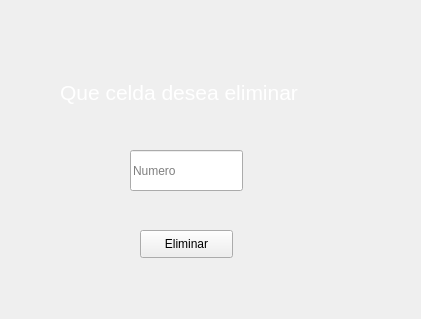
<?xml version="1.0" encoding="UTF-8"?>
<ui version="4.0">
 <class>Eliminar</class>
 <widget class="QWidget" name="Eliminar">
  <property name="geometry">
   <rect>
    <x>0</x>
    <y>0</y>
    <width>421</width>
    <height>319</height>
   </rect>
  </property>
  <property name="windowTitle">
   <string>Form</string>
  </property>
  <widget class="QLabel" name="label">
   <property name="geometry">
    <rect>
     <x>370</x>
     <y>30</y>
     <width>41</width>
     <height>31</height>
    </rect>
   </property>
   <property name="styleSheet">
    <string notr="true">image: url(:/imagenes/cerrar.png);</string>
   </property>
   <property name="text">
    <string/>
   </property>
  </widget>
  <widget class="QLabel" name="label_2">
   <property name="geometry">
    <rect>
     <x>-130</x>
     <y>0</y>
     <width>671</width>
     <height>321</height>
    </rect>
   </property>
   <property name="styleSheet">
    <string notr="true">image: url(:/imagenes/fondo_proyecto.png);</string>
   </property>
   <property name="text">
    <string/>
   </property>
  </widget>
  <widget class="QLabel" name="label_3">
   <property name="geometry">
    <rect>
     <x>60</x>
     <y>80</y>
     <width>331</width>
     <height>61</height>
    </rect>
   </property>
   <property name="text">
    <string>&lt;html&gt;&lt;head/&gt;&lt;body&gt;&lt;p&gt;&lt;span style=&quot; font-size:16pt; color:#ffffff;&quot;&gt;Que celda desea eliminar&lt;/span&gt;&lt;/p&gt;&lt;p&gt;&lt;br/&gt;&lt;/p&gt;&lt;/body&gt;&lt;/html&gt;</string>
   </property>
  </widget>
  <widget class="QLineEdit" name="lnx_celda">
   <property name="geometry">
    <rect>
     <x>130</x>
     <y>150</y>
     <width>113</width>
     <height>41</height>
    </rect>
   </property>
   <property name="layoutDirection">
    <enum>Qt::LeftToRight</enum>
   </property>
   <property name="placeholderText">
    <string>Numero</string>
   </property>
  </widget>
  <widget class="QPushButton" name="btn_eliminar">
   <property name="geometry">
    <rect>
     <x>140</x>
     <y>230</y>
     <width>93</width>
     <height>28</height>
    </rect>
   </property>
   <property name="text">
    <string>Eliminar</string>
   </property>
  </widget>
  <zorder>label_2</zorder>
  <zorder>label</zorder>
  <zorder>label_3</zorder>
  <zorder>lnx_celda</zorder>
  <zorder>btn_eliminar</zorder>
 </widget>
 <resources>
  <include location="../imagenes/imagenes.qrc"/>
 </resources>
 <connections/>
</ui>
